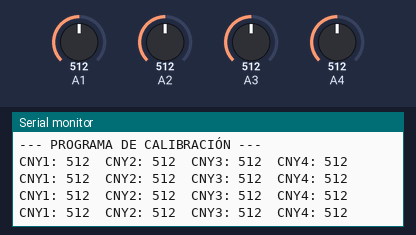
Recording of a sketch running on a simulated Arduino Uno, built with avr-gcc and run on an emulated ATmega328P. On the bench: the last lines printed to the serial monitor. The inputs (shaded band) are chosen by the test bench; at power-on: A1 = 512, A2 = 512, A3 = 512, A4 = 512.

Above: at 4.2 s.
4.3 s: A1 set to 716
At 4.71 s:
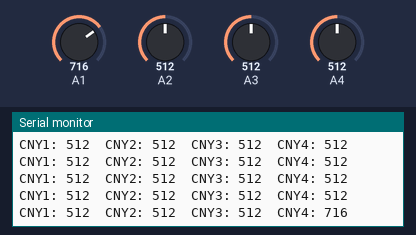
5.8 s: A2 set to 716
At 5.92 s:
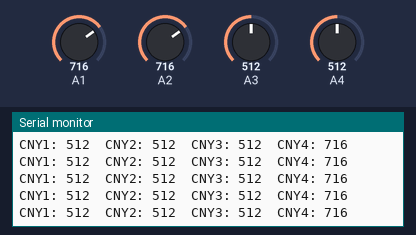
7.3 s: A3 set to 716
At 7.43 s:
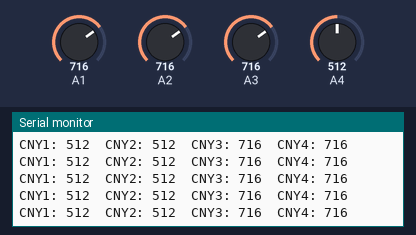
8.8 s: A4 set to 716
At 8.93 s:
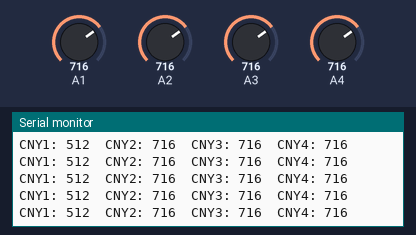
10.3 s: A1 set to 992
At 10.44 s:
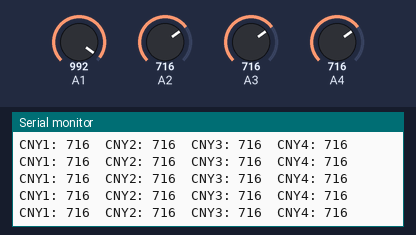
11.8 s: A2 set to 992
At 11.95 s:
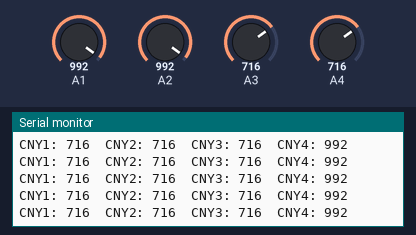
Timing chart, 0 to 14.3 s (numbered marks = the images above; inputs shaded):
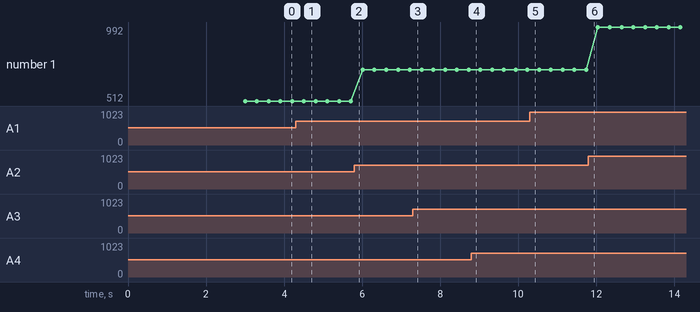

The sketch:

medir_cny.ino
```cpp
// Programa que mide los valores de los sensores ópticos CNY

void setup() {
  Serial.begin(230400);
  Serial.println("--- PROGRAMA DE CALIBRACIÓN ---");
  delay(3000);
}

void loop() {
  // Lectura de pines analógicos según el PinOut del ATtiny816
  int CNY1 = analogRead(4);
  int CNY2 = analogRead(3);
  int CNY3 = analogRead(2);
  int CNY4 = analogRead(1);

  // Enviamos los datos en formato de columnas para copiar a Excel si quieres
  Serial.print("CNY1: "); Serial.print(CNY1);
  Serial.print("\tCNY2: "); Serial.print(CNY2);
  Serial.print("\tCNY3: "); Serial.print(CNY3);
  Serial.print("\tCNY4: "); Serial.println(CNY4);

  delay(300);
}
```

Measured:
- after the input at 4.3 s, the serial monitor: prints a new line after 0.21 s (image 1)
